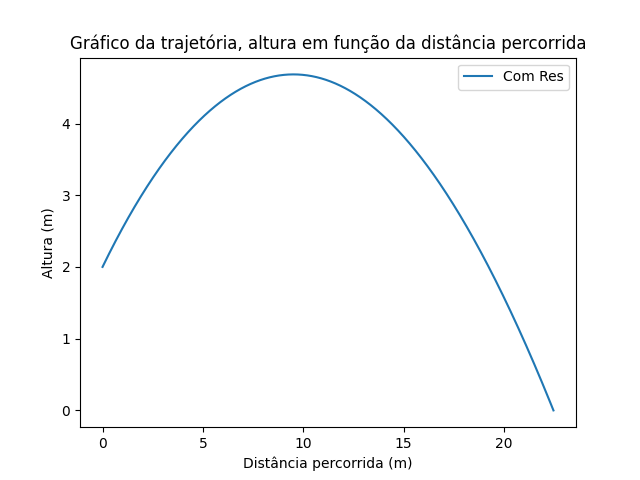

Write the Python code that produced this figure.
import matplotlib.pyplot as plt
import numpy as np

v0 = 15
angle = 30/180*np.pi
v0x = v0*np.cos(angle)
v0y = v0*np.sin(angle)
vt = 20
g = -9.8
x0 = 0
y0 = 2
dt = 0.001


t = np.arange(0,20, dt)
x = np.zeros(t.size)
y = np.zeros(t.size)
vx = np.zeros(t.size)
vy = np.zeros(t.size)


x[0] = x0
y[0] = y0
vx[0] = v0x
vy[0] = v0y

#metodo de Euler
for i in range(0, t.size-1):
    D = -g/(vt**2)  
    vx[i+1] = vx[i]# velocidade no instante
    vy[i+1] = vy[i] + (g-D*vy[i]*abs(vy[i]))*dt # velocidade no instante
    x[i+1] = x[i] + vx[i] * dt # posiçao no instante
    y[i+1] = y[i] + vy[i] * dt # posiçao no instante
    if y[i+1] < 0:
        break

t = t[:i+2]
x = x[:i+2]
y = y[:i+2]
vx = vx[:i+2]
vy = vy[:i+2]



plt.plot(x,y, label = "Com Res")
plt.xlabel("Distância percorrida (m)")
plt.ylabel("Altura (m)")
plt.title("Gráfico da trajetória, altura em função da distância percorrida")
plt.legend()
plt.show()
